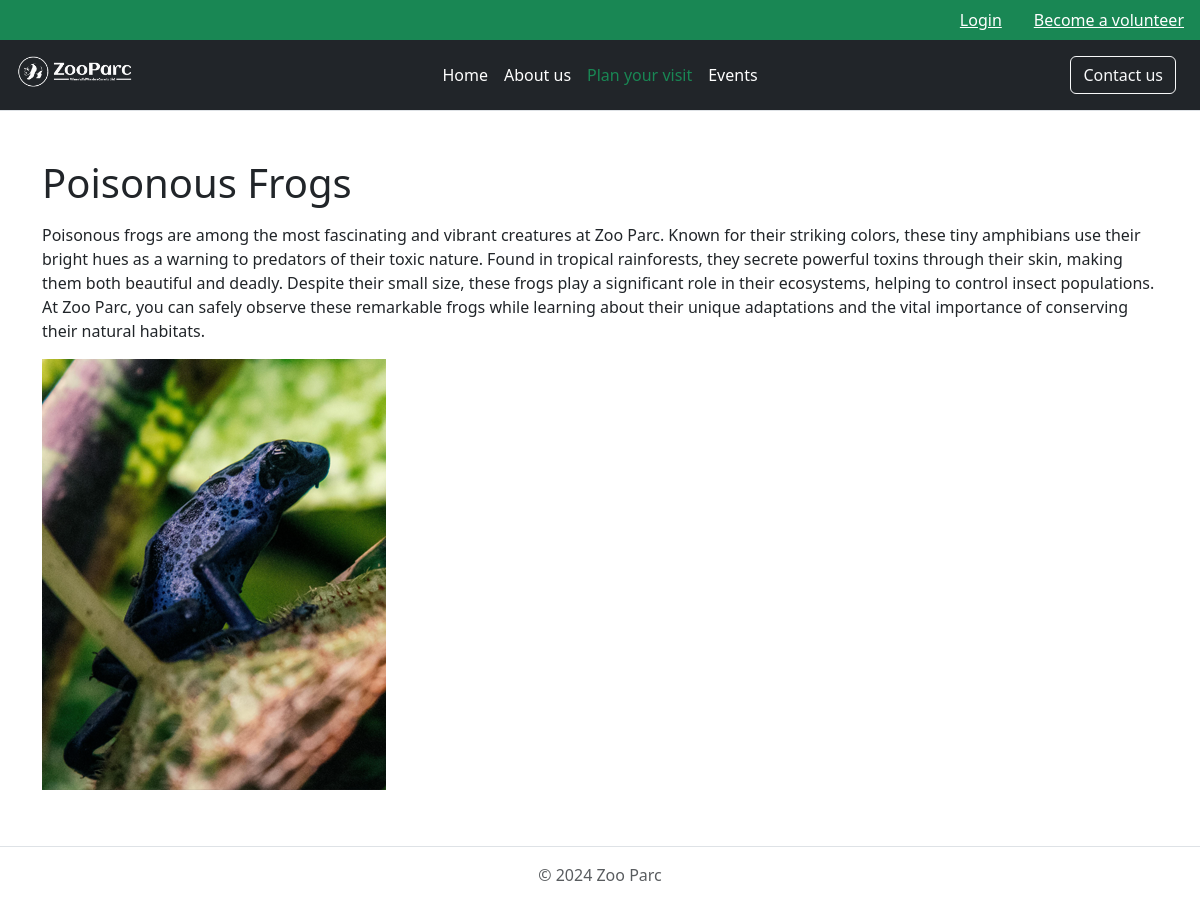
Page /info.php?id=2 on the committed database.
### tables this page shows
CREATE TABLE `information` (
  `id` int NOT NULL,
  `name` varchar(255) NOT NULL,
  `short_description` varchar(255) NOT NULL,
  `description` varchar(2550) NOT NULL,
  `image` varchar(255) NOT NULL
);

### info.php (the view, shortened to what this page needs)
<?php
try {
    $conn = connection::getConnection();
    $id = isset($_GET['id']) ? (int) $_GET['id'] : 0;
    $stmt = $conn->prepare("SELECT * FROM information WHERE id = :id LIMIT 1");
    $stmt->bindParam(':id', $id, PDO::PARAM_INT);
    $stmt->execute();
    $info = $stmt->fetch(PDO::FETCH_ASSOC);
} catch (Exception $ex) {
    echo "Error: " . $ex->getMessage();
}
?>
<!DOCTYPE html>
<html lang="en">
<head>
    <link href="./css/bootstrap.min.css" rel="stylesheet">
    <link rel="stylesheet" href="./css/main.css">
</head>
<body>
    <?php
    include './components/header.php'
    ?>
    <div class="container mt-5">
        <h1><?php echo htmlspecialchars($info['name']); ?></h1>
        <p><?php echo nl2br(htmlspecialchars($info['description'])); ?></p>
        <img src="<?php echo './images/info-images/' . htmlspecialchars($info['image']); ?>" alt="<?php echo htmlspecialchars($info['name']); ?>" class="img-fluid">
    </div>
    <?php
    include './components/footer.php'
    ?>
</body>
</html>

### rows in the picture
information: name "Poisonous Frogs", description "Poisonous frogs are among the most fascinating and vibrant creatures at Zoo Parc. Known for their striking colors, these tiny amphibians use their bright hues as a warning to predators of their toxic nature. Found in tropical rainforests, they secrete powerful toxins through their skin, making them both beautiful and deadly. Despite their small size, these frogs play a significant role in their ecosystems, helping to control insect populations. At Zoo Parc, you can safely observe these remarkable frogs while learning about their unique adaptations and the vital importance of conserving their natural habitats.", image (picture)
